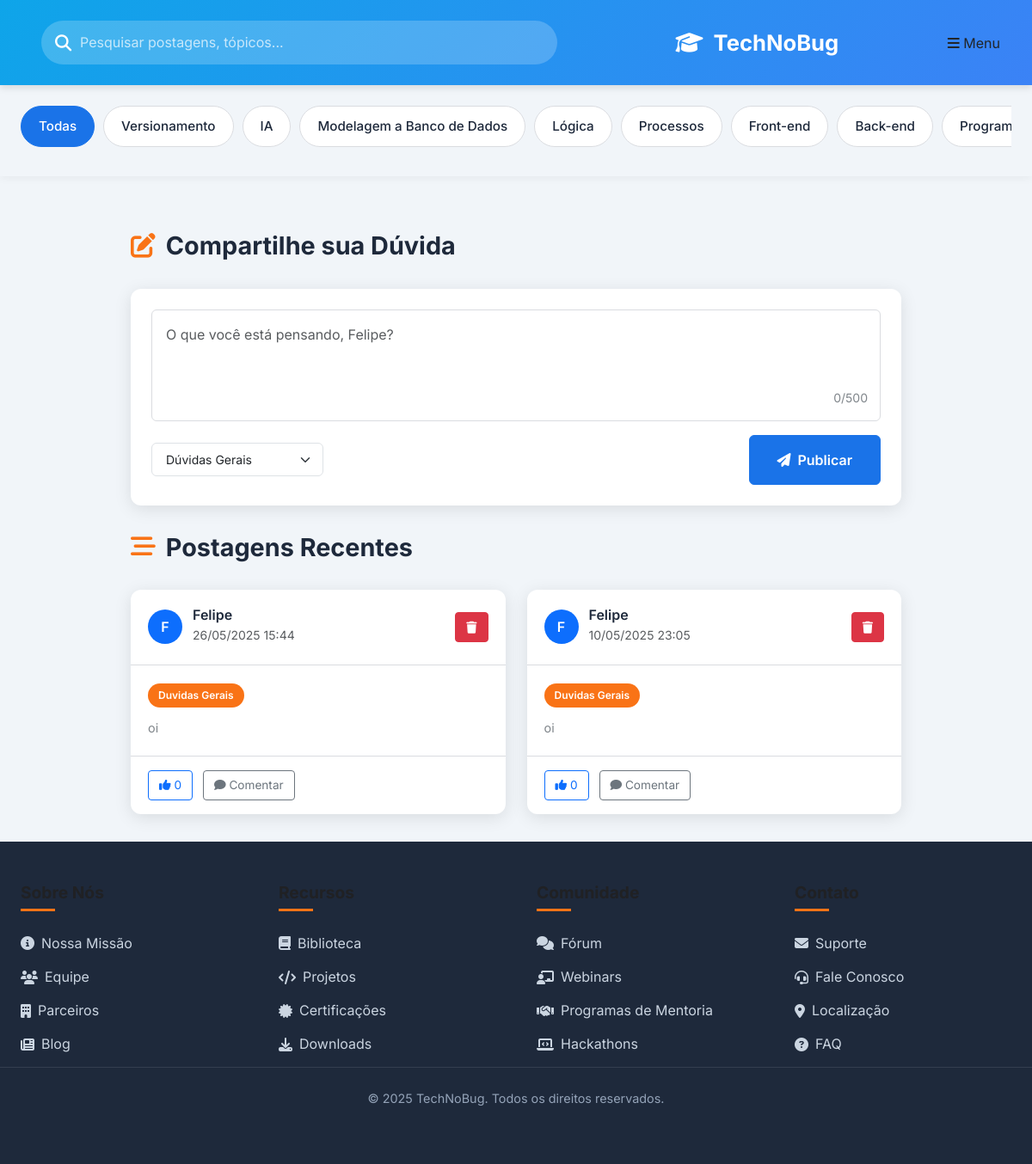
Page /telainicial (signed in) on the earlier database version.
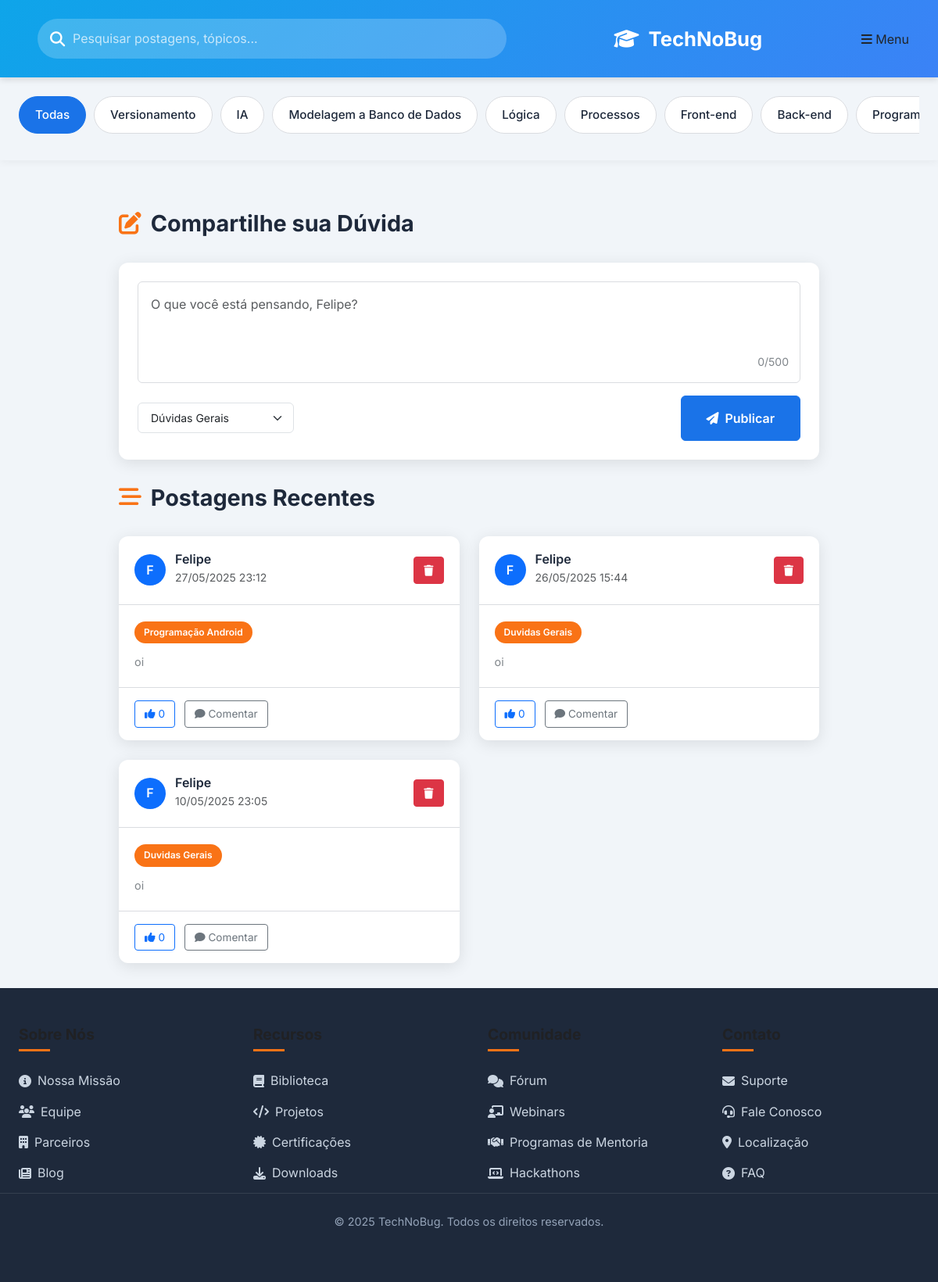
Same page on the later database version.
### backend/models.py (models this page shows, shortened)
class User(db.Model):
    __tablename__ = 'users'
    id = db.Column(db.Integer, primary_key=True)
    username = db.Column(db.String(64), index=True, nullable=False)
    email = db.Column(db.String(120), index=True, unique=True, nullable=False)
    password = db.Column(db.String(128), nullable=True)  # Permitir nulo para autenticação Google
    created_at = db.Column(db.DateTime, default=lambda: datetime.now(BRASILIA_TZ))

class Post(db.Model):
    __tablename__ = 'posts'
    id = db.Column(db.Integer, primary_key=True)
    content = db.Column(db.Text, nullable=False)
    category = db.Column(db.String(50), nullable=False, default='Dúvidas Gerais')
    created_at = db.Column(db.DateTime, default=lambda: datetime.now(BRASILIA_TZ))
    user_id = db.Column(db.Integer, db.ForeignKey('users.id'), nullable=False)
    author = db.relationship('User', backref=db.backref('posts', lazy=True))

### app.py (the view, shortened to what this page needs)
@app.route('/telainicial', methods=['GET', 'POST'])
def telainicial():
    user_id = session.get('user_id')
    if not user_id:
        flash('Por favor, faça login para acessar esta página.', 'error')
        return redirect(url_for('registroelogin'))
    user = db.session.get(User, user_id)
    if not user:
        session.clear()
        flash('Sua sessão expirou ou o usuário não existe mais.', 'error')
        return redirect(url_for('registroelogin'))
    posts = Post.query.options(db.joinedload(Post.comments).joinedload(Comment.author)).order_by(Post.created_at.desc()).all()
    return render_template('telainicial.html', user=user, posts=posts)

### templates/telainicial.html (shortened to what this page needs)
<!DOCTYPE html>
<html lang="pt-BR">
<head>
    <link rel="stylesheet" href="https://cdnjs.cloudflare.com/ajax/libs/font-awesome/6.4.0/css/all.min.css">
    <link href="https://cdn.jsdelivr.net/npm/bootstrap@5.3.0/dist/css/bootstrap.min.css" rel="stylesheet">
    <link rel="stylesheet" href="{{ url_for('static', filename='css/telainicial.css') }}">
</head>
<body>
    <header class="app-header">
        <div class="header-content">
            <div class="search-bar">
                <i class="fas fa-search"></i>
                <input type="text" placeholder="Pesquisar postagens, tópicos...">
            </div>
            <div class="logo">
                <i class="fas fa-graduation-cap"></i>
                <span>TechNoBug</span>
            </div>
            <button class="btn menu-btn" type="button" data-bs-toggle="offcanvas" data-bs-target="#offcanvasMenu" aria-controls="offcanvasMenu">
                <i class="fas fa-bars"></i>
                <span>Menu</span>
            </button>
        </div>
    </header>
    <nav class="category-nav">
        <div class="categories-wrapper">
            <div class="categories">
                <div class="category active" data-category="Todas">Todas</div>
                <div class="category" data-category="Versionamento">Versionamento</div>
                <div class="category" data-category="IA">IA</div>
                <div class="category" data-category="Modelagem a Banco de Dados">Modelagem a Banco de Dados</div>
                <div class="category" data-category="Logica">Lógica</div>
                <div class="category" data-category="Processos">Processos</div>
                <div class="category" data-category="Front-end">Front-end</div>
                <div class="category" data-category="Back-end">Back-end</div>
                <div class="category" data-category="Programacao Android">Programação Android</div>
            </div>
        </div>
    </nav>
    <div class="container">
        <main class="main-content">
            <div class="section-header">
                <h2 class="section-title">
                    <i class="fas fa-edit"></i>
                    <span>Compartilhe sua Dúvida</span>
                </h2>
            </div>
            <div class="post-creation-card">
                <form method="POST" action="{{ url_for('telainicial') }}" id="postForm">
                    <div class="mb-3 position-relative">
                        <textarea class="form-control" name="content" rows="4" placeholder="O que você está pensando, {{ user.username }}?" required></textarea>
                        <div class="char-counter">0/500</div>
                    </div>
                    <div class="d-flex justify-content-between align-items-center">
                        <div class="category-selector">
                            <select name="category" class="form-select" aria-label="Selecione uma categoria">
                                <option value="Duvidas Gerais">Dúvidas Gerais</option>
                            </select>
                        </div>
                        <button type="submit" class="btn btn-primary btn-publish">
                            <i class="fas fa-paper-plane me-2"></i>Publicar
                        </button>
                    </div>
                </form>
            </div>
            <div class="section-header">
                <h2 class="section-title">
                    <i class="fas fa-stream"></i>
                    <span>Postagens Recentes</span>
                </h2>
            </div>
            <div class="post-grid">
                {% if posts %}
                    {% for post in posts %}
                        <div class="post-card" data-post-id="{{ post.id }}" data-category="{{ post.category }}">
                            <div class="post-header">
                                <div class="user-info">
                                    <div class="avatar">
                                        <div class="avatar-initials bg-primary text-white rounded-circle d-flex justify-content-center align-items-center">
                                            {{ post.author.username[0]|upper }}
                                        </div>
                                    </div>
                                    <div>
                                        <h5 class="username">{{ post.author.username }}</h5>
                                        <small class="text-muted">{{ post.created_at.strftime('%d/%m/%Y %H:%M') }}</small>
                                    </div>
                                </div>
                                {% if post.user_id == user.id %}
                                    <div class="post-actions">
                                        <button class="btn btn-sm btn-danger delete-post" data-post-id="{{ post.id }}">
                                            <i class="fas fa-trash"></i>
                                        </button>
                                    </div>
                                {% endif %}
                            </div>
                            <div class="post-content">
                                <div class="post-category-tag">{{ post.category }}</div>
                                <p>{{ post.content }}</p>
                            </div>
                            <div class="post-footer">
                                <button class="btn btn-sm btn-outline-primary like-btn" data-post-id="{{ post.id }}">
                                    <i class="fas fa-thumbs-up"></i> <span class="like-count">0</span>
                                </button>
                                <button class="btn btn-sm btn-outline-secondary comment-btn" data-bs-toggle="collapse" data-bs-target="#comments-{{ post.id }}">
                                    <i class="fas fa-comment"></i> Comentar
                                </button>
                            </div>
                        </div>
                    {% endfor %}
                {% endif %}
            </div>
        </main>
    </div>
    <footer class="app-footer">
        <div class="footer-content">
            <div class="footer-column">
                <h3>Sobre Nós</h3>
                <ul class="footer-links">
                    <li><a href="#"><i class="fas fa-info-circle"></i> Nossa Missão</a></li>
                    <li><a href="#"><i class="fas fa-users"></i> Equipe</a></li>
                    <li><a href="#"><i class="fas fa-building"></i> Parceiros</a></li>
                    <li><a href="#"><i class="fas fa-newspaper"></i> Blog</a></li>
                </ul>
            </div>
            <div class="footer-column">
                <h3>Recursos</h3>
                <ul class="footer-links">
                    <li><a href="#"><i class="fas fa-book"></i> Biblioteca</a></li>
                    <li><a href="#"><i class="fas fa-code"></i> Projetos</a></li>
                    <li><a href="#"><i class="fas fa-certificate"></i> Certificações</a></li>
                    <li><a href="#"><i class="fas fa-download"></i> Downloads</a></li>
                </ul>
            </div>
            <div class="footer-column">
                <h3>Comunidade</h3>
                <ul class="footer-links">
                    <li><a href="#"><i class="fas fa-comments"></i> Fórum</a></li>
                    <li><a href="#"><i class="fas fa-chalkboard-teacher"></i> Webinars</a></li>
                    <li><a href="#"><i class="fas fa-handshake"></i> Programas de Mentoria</a></li>
                    <li><a href="#"><i class="fas fa-laptop-code"></i> Hackathons</a></li>
                </ul>
            </div>
            <div class="footer-column">
                <h3>Contato</h3>
                <ul class="footer-links">
                    <li><a href="#"><i class="fas fa-envelope"></i> Suporte</a></li>
                    <li><a href="#"><i class="fas fa-headset"></i> Fale Conosco</a></li>
                    <li><a href="#"><i class="fas fa-map-marker-alt"></i> Localização</a></li>
                    <li><a href="#"><i class="fas fa-question-circle"></i> FAQ</a></li>
                </ul>
            </div>
        </div>
        <div class="footer-bottom">
            <p>© 2025 TechNoBug. Todos os direitos reservados.</p>
        </div>
    </footer>
</body>
</html>

Differences in the rows shown:
added Post: author "F", author.username "Felipe", created_at "27/05/2025 23:12", category "Programação Android", content "oi"
